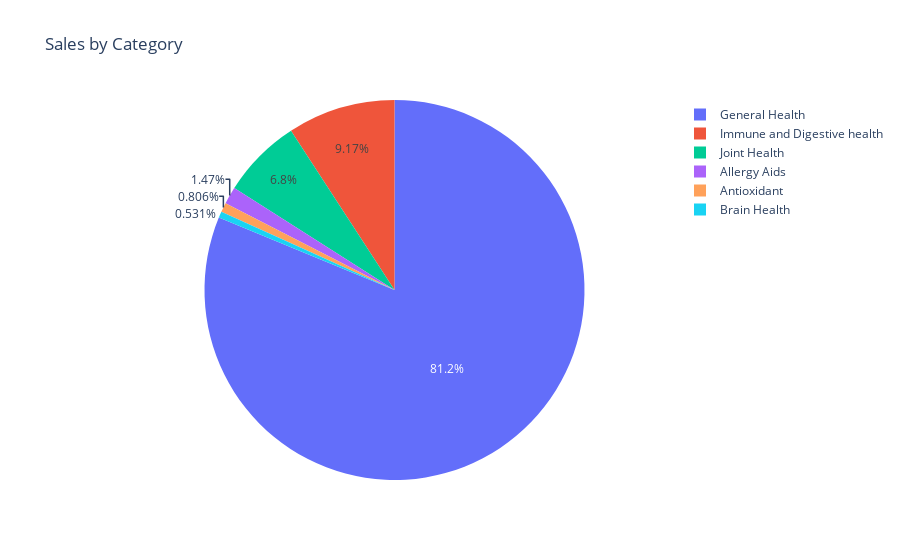

The notebook cell saved with this chart:
### Code cell
# Plotly pie chart - net sales by "category" column value
sales_by_category_fig = px.pie(per_category_sales, names ="category", values = "net_sales", title="Sales by Category",
        labels={"category" : 'Category', "net_sales" :'Sales in $'})


sales_by_category_fig.show()

### Figure 1 — Plotly figure (JSON) as saved in the notebook; plotly's stock layout.template omitted (floating-point values rounded to 4 significant figures)
{"data": [{"domain": {"x": [0, 1], "y": [0, 1]}, "hovertemplate": "Category=%{label}<br>Sales in $=%{value}<extra></extra>", "labels": ["Allergy Aids", "Antioxidant", "Brain Health", "General Health", "Immune and Digestive health", "Joint Health"], "legendgroup": "", "name": "", "showlegend": true, "type": "pie", "values": [120400.0, 65940.0, 43430.0, 6643000.0, 750100.0, 556200.0]}], "layout": {"legend": {"tracegroupgap": 0}, "title": {"text": "Sales by Category"}}}
